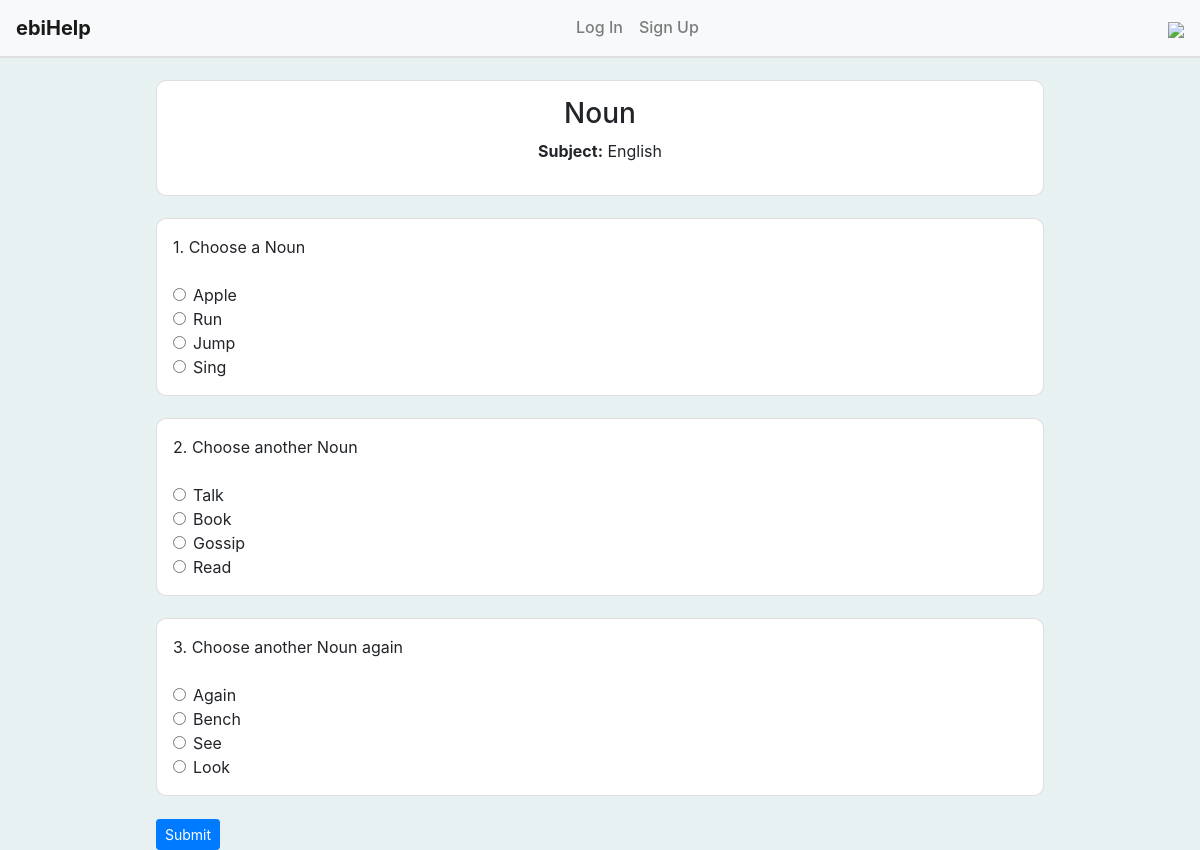
Page /display_quiz/1 on the committed database.
### website/models.py (models this page shows)
class Quiz(db.Model):
    id = db.Column(db.Integer, primary_key= True)  #creating unique id for quiz
    title = db.Column(db.String(100), nullable=False) #nullable=false means not accepting null values
    description = db.Column(db.String(200)) #actually instructions for the quiz, should appear before student answers quiz
    subject = db.Column(db.String(100), nullable= False)
    questions = db.relationship('Question', backref ='quiz', lazy=True)
    date_created = db.Column(db.DateTime(timezone=True), default=func.now())
    user_id = db.Column(db.Integer, db.ForeignKey('user.id'), nullable=False)
    user = db.relationship('User', backref=db.backref('tutor', lazy=True))

class Question(db.Model):
    id = db.Column(db.Integer, primary_key=True)
    quiz_id = db.Column(db.Integer, db.ForeignKey('quiz.id'), nullable = False)
    text = db.Column(db.String(150), nullable = False)
    answers = db.relationship('Answer', backref='question', lazy = True)

class Answer(db.Model):
    id = db.Column(db.Integer, primary_key = True)
    question_id = db.Column(db.Integer, db.ForeignKey('question.id'), nullable=False)
    text = db.Column(String(100), nullable=False)
    is_correct =db.Column(db.Boolean, nullable = False)

### website/question.py (the view)
@question.route('/display_quiz/<int:quiz_id>', methods=['GET', 'POST'])
def display_quiz(quiz_id):
    quiz = Quiz.query.get_or_404(quiz_id)
    return render_template('quiz.html', quiz=quiz, user=current_user)

### website/templates/quiz.html (shortened to what this page needs)
{% extends "base.html" %}
{% block content %}
<body style="background-color: #E8F1F1;">
<div  class="card p-3" style="margin:2% 10%; border-radius: 10px;">
    <h3 align="center">{{quiz.title}}</h3>
    <p align="center"><strong>Subject:</strong> {{ quiz.subject }}</p>
</div>
<form action="{{ url_for('question.submit_quiz', quiz_id=quiz.id) }}" method="POST">
    {% for question in quiz.questions %}
        <div class="card p-3" style="margin:2% 10%; border-radius: 10px;">
            <p1>{{ loop.index }}. {{ question.text }}</p1><br>
            {% for answer in question.answers %}
                <div class="form-check">
                    <input class="form-check-input" type="radio" name="question_{{question.id }}" id="answer_{{ answer.id }}" value="{{ answer.id }}" required>
                    <label class="form-check-label" for="answer_{{ answer.id }}">
                        {{ answer.text }}
                    </label>
                </div>
            {% endfor %}
        </div>
    {% endfor %}
    <button type="submit" class="btn btn-primary btn-sm" style="margin: 0% 10%;">Submit</button>
</form>
</body>
{% endblock %}

### rows in the picture
Quiz: title "Noun", subject "English"
Question: text "Choose a Noun"
Answer: text "Apple"
Answer: text "Run"
Answer: text "Jump"
Answer: text "Sing"
Question: text "Choose another Noun"
Answer: text "Talk"
Answer: text "Book"
Answer: text "Gossip"
Answer: text "Read"
Question: text "Choose another Noun again"
Answer: text "Again"
Answer: text "Bench"
Answer: text "See"
Answer: text "Look"
